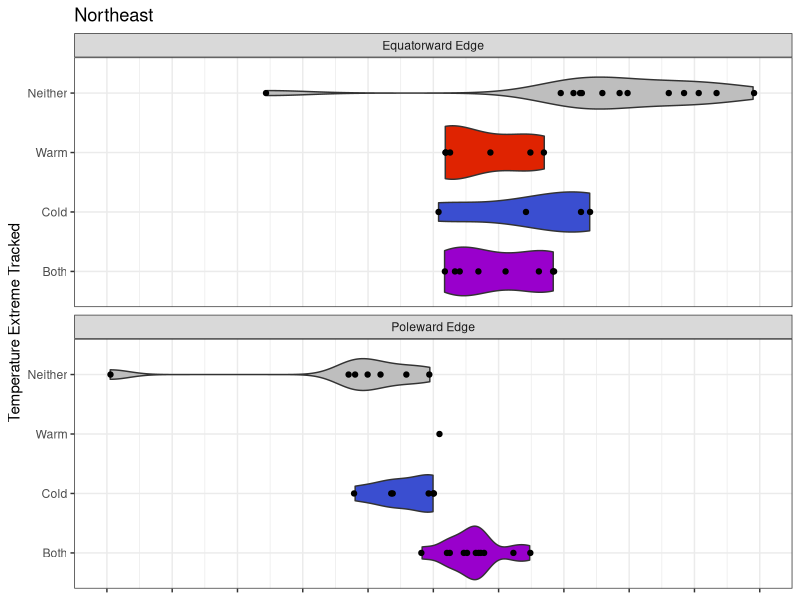
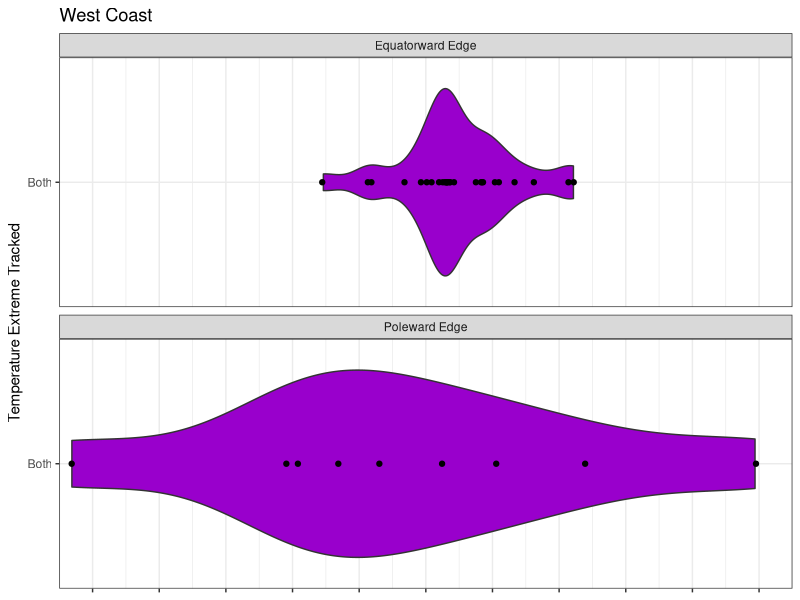
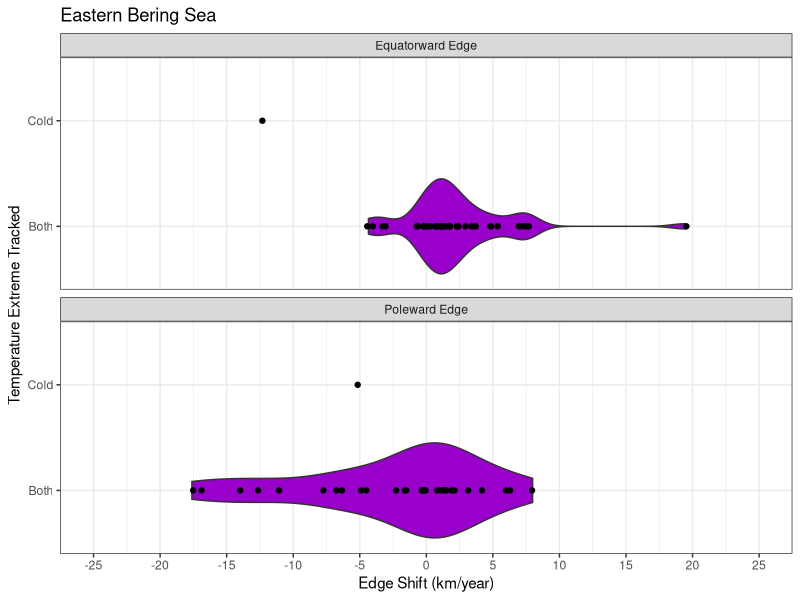
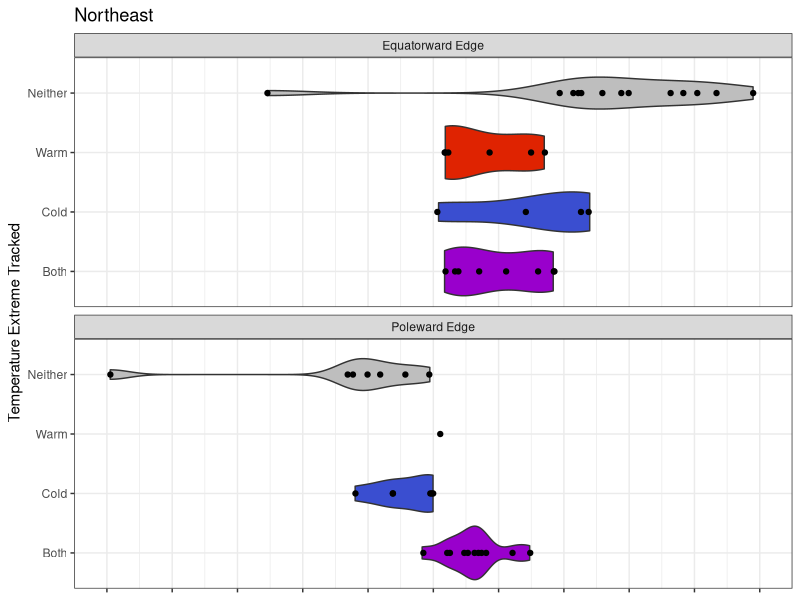
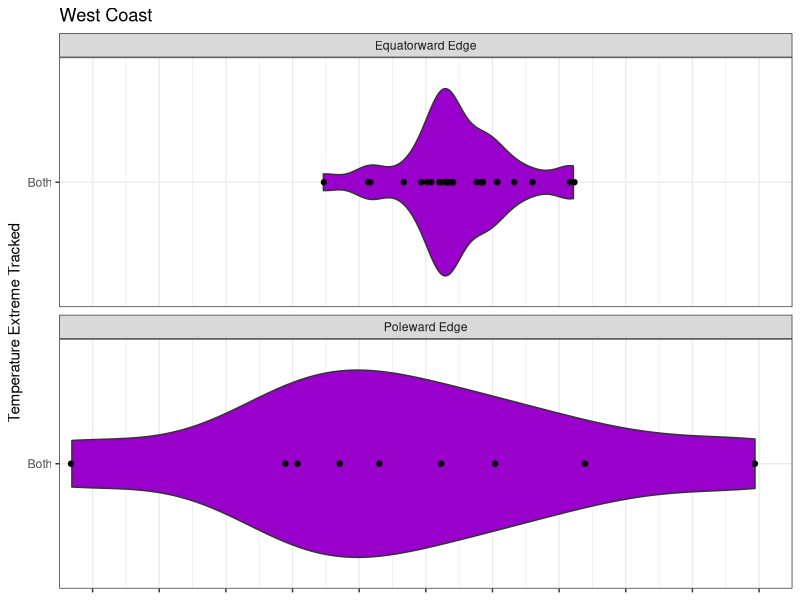
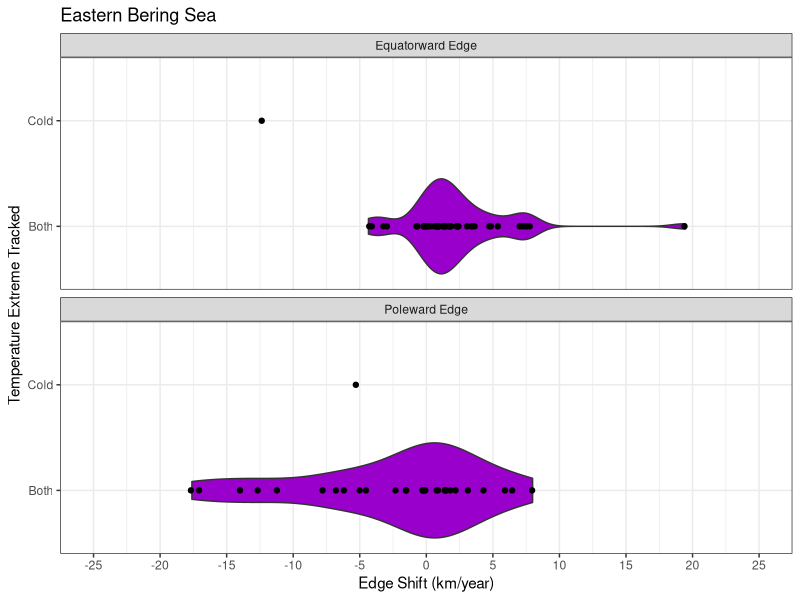

These figures' R source, in order:
library(tidyverse)
library(here)

spp.bayes.edge.lm.df.summary <- read_csv(here("results","species_edge_shifts_vs_time.csv")) # edge shifts over time
spp.bayes.niche.results <- read_csv(here("results","edge_thermal_extreme_tracked_summary.csv")) # thermal extreme tracked by each edge (warm, cold, both, or neither)

gg.neus.violin <- spp.bayes.edge.lm.df.summary %>%
  left_join(spp.bayes.niche.results, by=c("species","region","quantile")) %>%
  filter(region=="neus") %>%
  mutate(quantile = recode(quantile, "quantile_0.99"="Poleward Edge",
                           "quantile_0.01"="Equatorward Edge"),
         quantile=as.factor(quantile),
         varTracked = recode(varTracked, 
                             "both" = "Both",
                             "predict.sstmin" = "Cold",
                             "predict.sstmax"="Warm",
                             "none" = "Neither"),
         varTracked = factor(varTracked, levels=c("Both","Cold","Warm","Neither"))) %>% 
  ggplot(aes(median, factor(varTracked), fill=varTracked)) + 
  geom_violin() +
  geom_jitter(height = 0, width = 0.1) +
  scale_fill_manual(values=c("#9900cc","#3A4ED0","#DF2301","grey"), drop=FALSE) +
  coord_cartesian(xlim=c(-25, 25)) +
  scale_x_continuous(labels=seq(-25, 25, 5), breaks=seq(-25, 25, 5)) +  theme_bw() +
  theme_bw() +
  facet_wrap(~quantile, ncol=1) + 
#    labs(x="Edge Shift (km/year)", y="Temperature Extreme Tracked", title="Northeast") +
#    theme(legend.position = "none") +
  labs(x=NULL, y="Temperature Extreme Tracked", title="Northeast") +
  theme(legend.position = "none", axis.text.x = element_blank() ) +
  NULL
gg.neus.violin
ggsave(gg.neus.violin, filename=here("results","neus_edge_vs_niche_shifts.png"), width=110, units="mm", height=60, dpi=160, scale=1.5)

gg.wc.violin <- spp.bayes.edge.lm.df.summary %>%
  left_join(spp.bayes.niche.results, by=c("species","region","quantile")) %>%
  filter(region=="wc") %>%
  mutate(quantile = recode(quantile, "quantile_0.99"="Poleward Edge",
                           "quantile_0.01"="Equatorward Edge"),
         quantile=as.factor(quantile),
         varTracked = recode(varTracked, 
                             "both" = "Both",
                             "predict.sstmin" = "Cold",
                             "predict.sstmax"="Warm",
                             "none" = "Neither"),
         varTracked = factor(varTracked, levels=c("Both","Cold","Warm","Neither"))) %>% 
  ggplot(aes(median, factor(varTracked), fill=varTracked)) + 
  geom_violin() +
  geom_jitter(height = 0, width = 0.1) +
  scale_fill_manual(values=c("#9900cc","#3A4ED0","#DF2301","grey"), drop=FALSE) +
  coord_cartesian(xlim=c(-25, 25)) +
  scale_x_continuous(labels=seq(-25, 25, 5), breaks=seq(-25, 25, 5)) +  theme_bw() +
  facet_wrap(~quantile, ncol=1) + 
#labs(x="Edge Shift (km/year)", y="Temperature Extreme Tracked", title="West Coast") +
 # theme(legend.position = "none") +
  labs(x=NULL, y="Temperature Extreme Tracked", title="West Coast") +
  theme(legend.position = "none", axis.text.x = element_blank()) +
  NULL
gg.wc.violin
ggsave(gg.wc.violin, filename=here("results","wc_edge_vs_niche_shifts.png"), width=110, units="mm", height=50, dpi=160, scale=1.5)

gg.ebs.violin <- spp.bayes.edge.lm.df.summary %>%
  left_join(spp.bayes.niche.results, by=c("species","region","quantile")) %>%
  filter(region=="ebs") %>%
  mutate(quantile = recode(quantile, "quantile_0.99"="Poleward Edge",
                           "quantile_0.01"="Equatorward Edge"),
         quantile=as.factor(quantile),
         varTracked = recode(varTracked, 
                             "both" = "Both",
                             "predict.sstmin" = "Cold",
                             "predict.sstmax"="Warm",
                             "none" = "Neither"),
         varTracked = factor(varTracked, levels=c("Both","Cold","Warm","Neither"))) %>% 
  ggplot(aes(median, factor(varTracked), fill=varTracked)) + 
  geom_violin() +
  geom_jitter(height = 0, width = 0.1) +
  scale_fill_manual(values=c("#9900cc","#3A4ED0","#DF2301","grey"), drop=FALSE) +
  coord_cartesian(xlim=c(-25, 25)) +
  scale_x_continuous(labels=seq(-25, 25, 5), breaks=seq(-25, 25, 5)) +
  theme_bw() +
  facet_wrap(~quantile, ncol=1) + 
  labs(x="Edge Shift (km/year)", y="Temperature Extreme Tracked", title="Eastern Bering Sea") +
  theme(legend.position = "none") +
  NULL
gg.ebs.violin
ggsave(gg.ebs.violin, filename=here("results","ebs_edge_vs_niche_shifts.png"), width=110, units="mm", height=45, dpi=160, scale=1.5)
